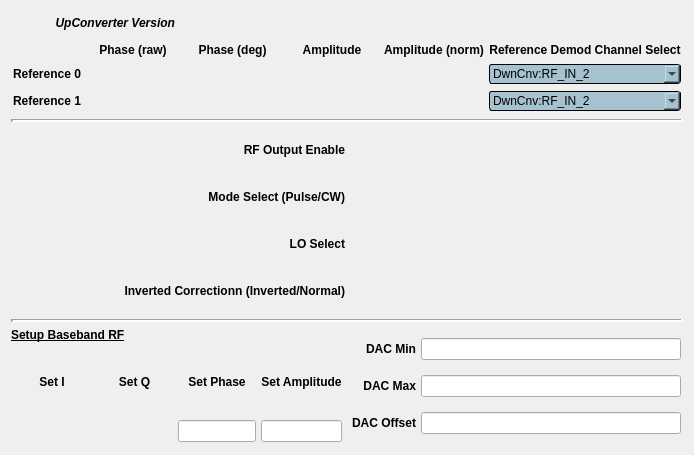
<?xml version="1.0" encoding="UTF-8"?>
<ui version="4.0">
 <class>Form</class>
 <widget class="QWidget" name="Form">
  <property name="geometry">
   <rect>
    <x>0</x>
    <y>0</y>
    <width>694</width>
    <height>455</height>
   </rect>
  </property>
  <property name="windowTitle">
   <string>RF DAC Out - ${DEVICE}</string>
  </property>
  <layout class="QGridLayout" name="gridLayout_5">
   <item row="5" column="0">
    <widget class="QLabel" name="label_13">
     <property name="font">
      <font>
       <weight>75</weight>
       <italic>false</italic>
       <bold>true</bold>
       <underline>true</underline>
      </font>
     </property>
     <property name="text">
      <string>Setup Baseband RF</string>
     </property>
    </widget>
   </item>
   <item row="6" column="0">
    <layout class="QGridLayout" name="gridLayout_3">
     <property name="leftMargin">
      <number>2</number>
     </property>
     <property name="topMargin">
      <number>2</number>
     </property>
     <property name="rightMargin">
      <number>2</number>
     </property>
     <property name="bottomMargin">
      <number>2</number>
     </property>
     <property name="horizontalSpacing">
      <number>5</number>
     </property>
     <property name="verticalSpacing">
      <number>7</number>
     </property>
     <item row="0" column="0">
      <widget class="QLabel" name="label_14">
       <property name="font">
        <font>
         <weight>75</weight>
         <bold>true</bold>
        </font>
       </property>
       <property name="text">
        <string>Set I</string>
       </property>
       <property name="alignment">
        <set>Qt::AlignCenter</set>
       </property>
      </widget>
     </item>
     <item row="0" column="1">
      <widget class="QLabel" name="label_15">
       <property name="font">
        <font>
         <weight>75</weight>
         <bold>true</bold>
        </font>
       </property>
       <property name="text">
        <string>Set Q</string>
       </property>
       <property name="alignment">
        <set>Qt::AlignCenter</set>
       </property>
      </widget>
     </item>
     <item row="0" column="2">
      <widget class="QLabel" name="label_16">
       <property name="font">
        <font>
         <weight>75</weight>
         <bold>true</bold>
        </font>
       </property>
       <property name="text">
        <string>Set Phase</string>
       </property>
       <property name="alignment">
        <set>Qt::AlignCenter</set>
       </property>
      </widget>
     </item>
     <item row="0" column="3">
      <widget class="QLabel" name="label_17">
       <property name="font">
        <font>
         <weight>75</weight>
         <bold>true</bold>
        </font>
       </property>
       <property name="text">
        <string>Set Amplitude</string>
       </property>
       <property name="alignment">
        <set>Qt::AlignCenter</set>
       </property>
      </widget>
     </item>
     <item row="1" column="0">
      <widget class="PyDMLabel" name="PyDMLabel_10">
       <property name="sizePolicy">
        <sizepolicy hsizetype="Preferred" vsizetype="Preferred">
         <horstretch>1</horstretch>
         <verstretch>1</verstretch>
        </sizepolicy>
       </property>
       <property name="toolTip">
        <string/>
       </property>
       <property name="alignment">
        <set>Qt::AlignCenter</set>
       </property>
       <property name="channel" stdset="0">
        <string>ca://${DEVICE}:BASEBAND_I</string>
       </property>
       <property name="displayFormat" stdset="0">
        <enum>PyDMLabel::Hex</enum>
       </property>
      </widget>
     </item>
     <item row="1" column="1">
      <widget class="PyDMLabel" name="PyDMLabel_11">
       <property name="sizePolicy">
        <sizepolicy hsizetype="Preferred" vsizetype="Preferred">
         <horstretch>1</horstretch>
         <verstretch>1</verstretch>
        </sizepolicy>
       </property>
       <property name="toolTip">
        <string/>
       </property>
       <property name="alignment">
        <set>Qt::AlignCenter</set>
       </property>
       <property name="channel" stdset="0">
        <string>ca://${DEVICE}:BASEBAND_Q</string>
       </property>
      </widget>
     </item>
     <item row="1" column="2">
      <widget class="PyDMLineEdit" name="PyDMLineEdit_3">
       <property name="sizePolicy">
        <sizepolicy hsizetype="Expanding" vsizetype="Fixed">
         <horstretch>1</horstretch>
         <verstretch>1</verstretch>
        </sizepolicy>
       </property>
       <property name="toolTip">
        <string/>
       </property>
       <property name="alignment">
        <set>Qt::AlignCenter</set>
       </property>
       <property name="channel" stdset="0">
        <string>ca://${DEVICE}:BASEBAND_PHASE</string>
       </property>
      </widget>
     </item>
     <item row="1" column="3">
      <widget class="PyDMLineEdit" name="PyDMLineEdit_4">
       <property name="sizePolicy">
        <sizepolicy hsizetype="Expanding" vsizetype="Fixed">
         <horstretch>1</horstretch>
         <verstretch>1</verstretch>
        </sizepolicy>
       </property>
       <property name="toolTip">
        <string/>
       </property>
       <property name="alignment">
        <set>Qt::AlignCenter</set>
       </property>
       <property name="channel" stdset="0">
        <string>ca://${DEVICE}:BASEBAND_AMPL</string>
       </property>
      </widget>
     </item>
    </layout>
   </item>
   <item row="5" column="1" rowspan="2">
    <layout class="QGridLayout" name="gridLayout_4">
     <property name="leftMargin">
      <number>2</number>
     </property>
     <property name="topMargin">
      <number>2</number>
     </property>
     <property name="rightMargin">
      <number>2</number>
     </property>
     <property name="bottomMargin">
      <number>2</number>
     </property>
     <property name="horizontalSpacing">
      <number>5</number>
     </property>
     <property name="verticalSpacing">
      <number>7</number>
     </property>
     <item row="0" column="0">
      <widget class="QLabel" name="label_18">
       <property name="font">
        <font>
         <weight>75</weight>
         <bold>true</bold>
        </font>
       </property>
       <property name="text">
        <string>DAC Min</string>
       </property>
       <property name="alignment">
        <set>Qt::AlignRight|Qt::AlignTrailing|Qt::AlignVCenter</set>
       </property>
      </widget>
     </item>
     <item row="0" column="1">
      <widget class="PyDMLineEdit" name="PyDMLineEdit_5">
       <property name="toolTip">
        <string/>
       </property>
       <property name="alignment">
        <set>Qt::AlignCenter</set>
       </property>
       <property name="channel" stdset="0">
        <string>ca://${DEVICE}:RFDACMIN</string>
       </property>
      </widget>
     </item>
     <item row="1" column="0">
      <widget class="QLabel" name="label_20">
       <property name="font">
        <font>
         <weight>75</weight>
         <bold>true</bold>
        </font>
       </property>
       <property name="text">
        <string>DAC Max</string>
       </property>
       <property name="alignment">
        <set>Qt::AlignRight|Qt::AlignTrailing|Qt::AlignVCenter</set>
       </property>
      </widget>
     </item>
     <item row="1" column="1">
      <widget class="PyDMLineEdit" name="PyDMLineEdit_6">
       <property name="toolTip">
        <string/>
       </property>
       <property name="alignment">
        <set>Qt::AlignCenter</set>
       </property>
       <property name="channel" stdset="0">
        <string>ca://${DEVICE}:RFDACMAX</string>
       </property>
      </widget>
     </item>
     <item row="2" column="0">
      <widget class="QLabel" name="label_19">
       <property name="font">
        <font>
         <weight>75</weight>
         <bold>true</bold>
        </font>
       </property>
       <property name="text">
        <string>DAC Offset</string>
       </property>
       <property name="alignment">
        <set>Qt::AlignRight|Qt::AlignTrailing|Qt::AlignVCenter</set>
       </property>
      </widget>
     </item>
     <item row="2" column="1">
      <widget class="PyDMLineEdit" name="PyDMLineEdit_7">
       <property name="toolTip">
        <string/>
       </property>
       <property name="alignment">
        <set>Qt::AlignCenter</set>
       </property>
       <property name="channel" stdset="0">
        <string>ca://${DEVICE}:RFDACOFFSET</string>
       </property>
      </widget>
     </item>
    </layout>
   </item>
   <item row="1" column="0" colspan="2">
    <layout class="QGridLayout" name="gridLayout">
     <property name="leftMargin">
      <number>2</number>
     </property>
     <property name="topMargin">
      <number>2</number>
     </property>
     <property name="rightMargin">
      <number>2</number>
     </property>
     <property name="bottomMargin">
      <number>2</number>
     </property>
     <property name="horizontalSpacing">
      <number>5</number>
     </property>
     <property name="verticalSpacing">
      <number>7</number>
     </property>
     <item row="1" column="0">
      <widget class="QLabel" name="label_2">
       <property name="font">
        <font>
         <weight>75</weight>
         <bold>true</bold>
        </font>
       </property>
       <property name="text">
        <string>Reference 0</string>
       </property>
      </widget>
     </item>
     <item row="1" column="4">
      <widget class="PyDMLabel" name="PyDMLabel_8">
       <property name="toolTip">
        <string/>
       </property>
       <property name="alignment">
        <set>Qt::AlignCenter</set>
       </property>
       <property name="channel" stdset="0">
        <string>ca://${DEVICE}:REF_AMPL0</string>
       </property>
      </widget>
     </item>
     <item row="0" column="4">
      <widget class="QLabel" name="label_7">
       <property name="sizePolicy">
        <sizepolicy hsizetype="Preferred" vsizetype="Preferred">
         <horstretch>1</horstretch>
         <verstretch>0</verstretch>
        </sizepolicy>
       </property>
       <property name="font">
        <font>
         <weight>75</weight>
         <bold>true</bold>
        </font>
       </property>
       <property name="text">
        <string>Amplitude (norm)</string>
       </property>
       <property name="alignment">
        <set>Qt::AlignCenter</set>
       </property>
      </widget>
     </item>
     <item row="4" column="1">
      <widget class="PyDMLabel" name="PyDMLabel_3">
       <property name="toolTip">
        <string/>
       </property>
       <property name="alignment">
        <set>Qt::AlignCenter</set>
       </property>
       <property name="channel" stdset="0">
        <string>ca://${DEVICE}:REF_PHASERAW1</string>
       </property>
       <property name="displayFormat" stdset="0">
        <enum>PyDMLabel::Hex</enum>
       </property>
      </widget>
     </item>
     <item row="4" column="2">
      <widget class="PyDMLabel" name="PyDMLabel_5">
       <property name="toolTip">
        <string/>
       </property>
       <property name="alignment">
        <set>Qt::AlignCenter</set>
       </property>
       <property name="channel" stdset="0">
        <string>ca://${DEVICE}:REF_PHASE1</string>
       </property>
      </widget>
     </item>
     <item row="1" column="2">
      <widget class="PyDMLabel" name="PyDMLabel_4">
       <property name="toolTip">
        <string/>
       </property>
       <property name="alignment">
        <set>Qt::AlignCenter</set>
       </property>
       <property name="channel" stdset="0">
        <string>ca://${DEVICE}:REF_PHASE0</string>
       </property>
      </widget>
     </item>
     <item row="4" column="0">
      <widget class="QLabel" name="label_3">
       <property name="font">
        <font>
         <weight>75</weight>
         <bold>true</bold>
        </font>
       </property>
       <property name="text">
        <string>Reference 1</string>
       </property>
      </widget>
     </item>
     <item row="4" column="4">
      <widget class="PyDMLabel" name="PyDMLabel_9">
       <property name="toolTip">
        <string/>
       </property>
       <property name="alignment">
        <set>Qt::AlignCenter</set>
       </property>
       <property name="channel" stdset="0">
        <string>ca://${DEVICE}:REF_AMPL1</string>
       </property>
      </widget>
     </item>
     <item row="1" column="1">
      <widget class="PyDMLabel" name="PyDMLabel_2">
       <property name="toolTip">
        <string/>
       </property>
       <property name="alignment">
        <set>Qt::AlignCenter</set>
       </property>
       <property name="channel" stdset="0">
        <string>ca://${DEVICE}:REF_PHASERAW0</string>
       </property>
       <property name="displayFormat" stdset="0">
        <enum>PyDMLabel::Hex</enum>
       </property>
      </widget>
     </item>
     <item row="1" column="3">
      <widget class="PyDMLabel" name="PyDMLabel_6">
       <property name="toolTip">
        <string/>
       </property>
       <property name="alignment">
        <set>Qt::AlignCenter</set>
       </property>
       <property name="channel" stdset="0">
        <string>ca://${DEVICE}:REF_AMPLRAW0</string>
       </property>
       <property name="displayFormat" stdset="0">
        <enum>PyDMLabel::Hex</enum>
       </property>
      </widget>
     </item>
     <item row="4" column="3">
      <widget class="PyDMLabel" name="PyDMLabel_7">
       <property name="toolTip">
        <string/>
       </property>
       <property name="alignment">
        <set>Qt::AlignCenter</set>
       </property>
       <property name="channel" stdset="0">
        <string>ca://${DEVICE}:REF_AMPLRAW1</string>
       </property>
       <property name="displayFormat" stdset="0">
        <enum>PyDMLabel::Hex</enum>
       </property>
      </widget>
     </item>
     <item row="0" column="5">
      <widget class="QLabel" name="label_8">
       <property name="sizePolicy">
        <sizepolicy hsizetype="Preferred" vsizetype="Preferred">
         <horstretch>1</horstretch>
         <verstretch>0</verstretch>
        </sizepolicy>
       </property>
       <property name="font">
        <font>
         <weight>75</weight>
         <bold>true</bold>
        </font>
       </property>
       <property name="text">
        <string>Reference Demod Channel Select</string>
       </property>
       <property name="alignment">
        <set>Qt::AlignCenter</set>
       </property>
      </widget>
     </item>
     <item row="0" column="1">
      <widget class="QLabel" name="label_4">
       <property name="sizePolicy">
        <sizepolicy hsizetype="Preferred" vsizetype="Preferred">
         <horstretch>1</horstretch>
         <verstretch>0</verstretch>
        </sizepolicy>
       </property>
       <property name="font">
        <font>
         <weight>75</weight>
         <bold>true</bold>
        </font>
       </property>
       <property name="text">
        <string>Phase (raw)</string>
       </property>
       <property name="alignment">
        <set>Qt::AlignCenter</set>
       </property>
      </widget>
     </item>
     <item row="0" column="2">
      <widget class="QLabel" name="label_5">
       <property name="sizePolicy">
        <sizepolicy hsizetype="Preferred" vsizetype="Preferred">
         <horstretch>1</horstretch>
         <verstretch>0</verstretch>
        </sizepolicy>
       </property>
       <property name="font">
        <font>
         <weight>75</weight>
         <bold>true</bold>
        </font>
       </property>
       <property name="text">
        <string>Phase (deg)</string>
       </property>
       <property name="alignment">
        <set>Qt::AlignCenter</set>
       </property>
      </widget>
     </item>
     <item row="0" column="3">
      <widget class="QLabel" name="label_6">
       <property name="sizePolicy">
        <sizepolicy hsizetype="Preferred" vsizetype="Preferred">
         <horstretch>1</horstretch>
         <verstretch>0</verstretch>
        </sizepolicy>
       </property>
       <property name="font">
        <font>
         <weight>75</weight>
         <bold>true</bold>
        </font>
       </property>
       <property name="text">
        <string>Amplitude</string>
       </property>
       <property name="alignment">
        <set>Qt::AlignCenter</set>
       </property>
      </widget>
     </item>
     <item row="1" column="5">
      <widget class="PyDMEnumComboBox" name="PyDMEnumComboBox">
       <property name="toolTip">
        <string/>
       </property>
       <property name="styleSheet">
        <string notr="true">/* Color of the selected list item. */
QComboBox::item:selected {
    border: 1px solid transparent;
    background: rgb(85,225,255);
}
QComboBox {
  	background-color: #a6c2ce;
    border: 1px solid black;
    border-radius: 3px;
    padding: 1px 18px 1px 3px;
    min-width: 6em;
}</string>
       </property>
       <property name="channel" stdset="0">
        <string>ca://${DEVICE}:REF_SELECT0</string>
       </property>
       <item>
        <property name="text">
         <string>DwnCnv:RF_IN_2</string>
        </property>
       </item>
       <item>
        <property name="text">
         <string>DwnCnv:RF_IN_1</string>
        </property>
       </item>
       <item>
        <property name="text">
         <string>DwnCnv:RF_IN_4</string>
        </property>
       </item>
       <item>
        <property name="text">
         <string>DwnCnv:RF_IN_3</string>
        </property>
       </item>
       <item>
        <property name="text">
         <string>DwnCnv:RF_IN_6</string>
        </property>
       </item>
       <item>
        <property name="text">
         <string>DwnCnv:RF_IN_5</string>
        </property>
       </item>
       <item>
        <property name="text">
         <string>UpCnv:RF_IN_2</string>
        </property>
       </item>
       <item>
        <property name="text">
         <string>UpCnv:RF_IN_1</string>
        </property>
       </item>
       <item>
        <property name="text">
         <string>UpCnv:RF_IN_3</string>
        </property>
       </item>
       <item>
        <property name="text">
         <string>UpCnv:RF_OUT_MON</string>
        </property>
       </item>
       <item>
        <property name="text">
         <string>UpCnv:TRIG_MON</string>
        </property>
       </item>
       <item>
        <property name="text">
         <string>UpCnv:DC_IN_1</string>
        </property>
       </item>
      </widget>
     </item>
     <item row="4" column="5">
      <widget class="PyDMEnumComboBox" name="PyDMEnumComboBox_2">
       <property name="toolTip">
        <string/>
       </property>
       <property name="styleSheet">
        <string notr="true">/* Color of the selected list item. */
QComboBox::item:selected {
    border: 1px solid transparent;
    background: rgb(85,225,255);
}
QComboBox {
  	background-color: #a6c2ce;
    border: 1px solid black;
    border-radius: 3px;
    padding: 1px 18px 1px 3px;
    min-width: 6em;
}</string>
       </property>
       <property name="channel" stdset="0">
        <string>ca://${DEVICE}:REF_SELECT1</string>
       </property>
       <item>
        <property name="text">
         <string>DwnCnv:RF_IN_2</string>
        </property>
       </item>
       <item>
        <property name="text">
         <string>DwnCnv:RF_IN_1</string>
        </property>
       </item>
       <item>
        <property name="text">
         <string>DwnCnv:RF_IN_4</string>
        </property>
       </item>
       <item>
        <property name="text">
         <string>DwnCnv:RF_IN_3</string>
        </property>
       </item>
       <item>
        <property name="text">
         <string>DwnCnv:RF_IN_6</string>
        </property>
       </item>
       <item>
        <property name="text">
         <string>DwnCnv:RF_IN_5</string>
        </property>
       </item>
       <item>
        <property name="text">
         <string>UpCnv:RF_IN_2</string>
        </property>
       </item>
       <item>
        <property name="text">
         <string>UpCnv:RF_IN_1</string>
        </property>
       </item>
       <item>
        <property name="text">
         <string>UpCnv:RF_IN_3</string>
        </property>
       </item>
       <item>
        <property name="text">
         <string>UpCnv:RF_OUT_MON</string>
        </property>
       </item>
       <item>
        <property name="text">
         <string>UpCnv:TRIG_MON</string>
        </property>
       </item>
       <item>
        <property name="text">
         <string>UPCnv:DC_IN_1</string>
        </property>
       </item>
      </widget>
     </item>
    </layout>
   </item>
   <item row="0" column="0">
    <layout class="QHBoxLayout" name="horizontalLayout">
     <property name="leftMargin">
      <number>2</number>
     </property>
     <property name="topMargin">
      <number>2</number>
     </property>
     <property name="rightMargin">
      <number>2</number>
     </property>
     <property name="bottomMargin">
      <number>2</number>
     </property>
     <item>
      <widget class="QLabel" name="label">
       <property name="font">
        <font>
         <weight>75</weight>
         <italic>true</italic>
         <bold>true</bold>
        </font>
       </property>
       <property name="text">
        <string>UpConverter Version</string>
       </property>
       <property name="alignment">
        <set>Qt::AlignRight|Qt::AlignTrailing|Qt::AlignVCenter</set>
       </property>
      </widget>
     </item>
     <item>
      <widget class="PyDMLabel" name="PyDMLabel">
       <property name="sizePolicy">
        <sizepolicy hsizetype="Preferred" vsizetype="Minimum">
         <horstretch>0</horstretch>
         <verstretch>0</verstretch>
        </sizepolicy>
       </property>
       <property name="minimumSize">
        <size>
         <width>0</width>
         <height>20</height>
        </size>
       </property>
       <property name="toolTip">
        <string/>
       </property>
       <property name="channel" stdset="0">
        <string>ca://${DEVICE}:UCNV_VER</string>
       </property>
       <property name="displayFormat" stdset="0">
        <enum>PyDMLabel::Hex</enum>
       </property>
      </widget>
     </item>
    </layout>
   </item>
   <item row="2" column="0" colspan="2">
    <widget class="Line" name="line">
     <property name="lineWidth">
      <number>3</number>
     </property>
     <property name="orientation">
      <enum>Qt::Horizontal</enum>
     </property>
    </widget>
   </item>
   <item row="4" column="0" colspan="2">
    <widget class="Line" name="line_2">
     <property name="lineWidth">
      <number>3</number>
     </property>
     <property name="orientation">
      <enum>Qt::Horizontal</enum>
     </property>
    </widget>
   </item>
   <item row="3" column="0" colspan="2">
    <layout class="QGridLayout" name="gridLayout_2">
     <property name="leftMargin">
      <number>2</number>
     </property>
     <property name="topMargin">
      <number>2</number>
     </property>
     <property name="rightMargin">
      <number>2</number>
     </property>
     <property name="bottomMargin">
      <number>2</number>
     </property>
     <property name="horizontalSpacing">
      <number>5</number>
     </property>
     <property name="verticalSpacing">
      <number>7</number>
     </property>
     <item row="0" column="0">
      <widget class="QLabel" name="label_9">
       <property name="font">
        <font>
         <weight>75</weight>
         <bold>true</bold>
        </font>
       </property>
       <property name="styleSheet">
        <string notr="true"/>
       </property>
       <property name="text">
        <string>RF Output Enable</string>
       </property>
       <property name="alignment">
        <set>Qt::AlignRight|Qt::AlignTrailing|Qt::AlignVCenter</set>
       </property>
      </widget>
     </item>
     <item row="0" column="1">
      <widget class="PyDMEnumButton" name="PyDMEnumButton">
       <property name="sizePolicy">
        <sizepolicy hsizetype="Preferred" vsizetype="Maximum">
         <horstretch>0</horstretch>
         <verstretch>0</verstretch>
        </sizepolicy>
       </property>
       <property name="minimumSize">
        <size>
         <width>0</width>
         <height>40</height>
        </size>
       </property>
       <property name="toolTip">
        <string/>
       </property>
       <property name="channel" stdset="0">
        <string>ca://${DEVICE}:RF_ENABLE</string>
       </property>
       <property name="orientation" stdset="0">
        <enum>Qt::Horizontal</enum>
       </property>
       <property name="marginTop" stdset="0">
        <number>0</number>
       </property>
       <property name="marginBottom" stdset="0">
        <number>0</number>
       </property>
       <property name="marginLeft" stdset="0">
        <number>0</number>
       </property>
       <property name="marginRight" stdset="0">
        <number>0</number>
       </property>
       <property name="horizontalSpacing" stdset="0">
        <number>0</number>
       </property>
       <property name="verticalSpacing" stdset="0">
        <number>0</number>
       </property>
      </widget>
     </item>
     <item row="1" column="0">
      <widget class="QLabel" name="label_10">
       <property name="font">
        <font>
         <weight>75</weight>
         <bold>true</bold>
        </font>
       </property>
       <property name="styleSheet">
        <string notr="true"/>
       </property>
       <property name="text">
        <string>Mode Select (Pulse/CW)</string>
       </property>
       <property name="alignment">
        <set>Qt::AlignRight|Qt::AlignTrailing|Qt::AlignVCenter</set>
       </property>
      </widget>
     </item>
     <item row="1" column="1">
      <widget class="PyDMEnumButton" name="PyDMEnumButton_2">
       <property name="sizePolicy">
        <sizepolicy hsizetype="Preferred" vsizetype="Maximum">
         <horstretch>0</horstretch>
         <verstretch>0</verstretch>
        </sizepolicy>
       </property>
       <property name="minimumSize">
        <size>
         <width>0</width>
         <height>40</height>
        </size>
       </property>
       <property name="toolTip">
        <string/>
       </property>
       <property name="channel" stdset="0">
        <string>ca://${DEVICE}:RF_MODE</string>
       </property>
       <property name="orientation" stdset="0">
        <enum>Qt::Horizontal</enum>
       </property>
       <property name="marginTop" stdset="0">
        <number>0</number>
       </property>
       <property name="marginBottom" stdset="0">
        <number>0</number>
       </property>
       <property name="marginLeft" stdset="0">
        <number>0</number>
       </property>
       <property name="marginRight" stdset="0">
        <number>0</number>
       </property>
       <property name="horizontalSpacing" stdset="0">
        <number>0</number>
       </property>
       <property name="verticalSpacing" stdset="0">
        <number>0</number>
       </property>
      </widget>
     </item>
     <item row="2" column="0">
      <widget class="QLabel" name="label_11">
       <property name="font">
        <font>
         <weight>75</weight>
         <bold>true</bold>
        </font>
       </property>
       <property name="styleSheet">
        <string notr="true"/>
       </property>
       <property name="text">
        <string>LO Select</string>
       </property>
       <property name="alignment">
        <set>Qt::AlignRight|Qt::AlignTrailing|Qt::AlignVCenter</set>
       </property>
      </widget>
     </item>
     <item row="2" column="1">
      <widget class="PyDMEnumButton" name="PyDMEnumButton_3">
       <property name="sizePolicy">
        <sizepolicy hsizetype="Preferred" vsizetype="Maximum">
         <horstretch>0</horstretch>
         <verstretch>0</verstretch>
        </sizepolicy>
       </property>
       <property name="minimumSize">
        <size>
         <width>0</width>
         <height>40</height>
        </size>
       </property>
       <property name="toolTip">
        <string/>
       </property>
       <property name="channel" stdset="0">
        <string>ca://${DEVICE}:LO_SELECT</string>
       </property>
       <property name="orientation" stdset="0">
        <enum>Qt::Horizontal</enum>
       </property>
       <property name="marginTop" stdset="0">
        <number>0</number>
       </property>
       <property name="marginBottom" stdset="0">
        <number>0</number>
       </property>
       <property name="marginLeft" stdset="0">
        <number>0</number>
       </property>
       <property name="marginRight" stdset="0">
        <number>0</number>
       </property>
       <property name="horizontalSpacing" stdset="0">
        <number>0</number>
       </property>
       <property name="verticalSpacing" stdset="0">
        <number>0</number>
       </property>
      </widget>
     </item>
     <item row="3" column="0">
      <widget class="QLabel" name="label_12">
       <property name="font">
        <font>
         <weight>75</weight>
         <bold>true</bold>
        </font>
       </property>
       <property name="styleSheet">
        <string notr="true"/>
       </property>
       <property name="text">
        <string>Inverted Correctionn (Inverted/Normal)</string>
       </property>
       <property name="alignment">
        <set>Qt::AlignRight|Qt::AlignTrailing|Qt::AlignVCenter</set>
       </property>
      </widget>
     </item>
     <item row="3" column="1">
      <widget class="PyDMEnumButton" name="PyDMEnumButton_4">
       <property name="sizePolicy">
        <sizepolicy hsizetype="Preferred" vsizetype="Maximum">
         <horstretch>0</horstretch>
         <verstretch>0</verstretch>
        </sizepolicy>
       </property>
       <property name="minimumSize">
        <size>
         <width>0</width>
         <height>40</height>
        </size>
       </property>
       <property name="toolTip">
        <string/>
       </property>
       <property name="channel" stdset="0">
        <string>ca://${DEVICE}:INVREFCORRECTION</string>
       </property>
       <property name="orientation" stdset="0">
        <enum>Qt::Horizontal</enum>
       </property>
       <property name="marginTop" stdset="0">
        <number>0</number>
       </property>
       <property name="marginBottom" stdset="0">
        <number>0</number>
       </property>
       <property name="marginLeft" stdset="0">
        <number>0</number>
       </property>
       <property name="marginRight" stdset="0">
        <number>0</number>
       </property>
       <property name="horizontalSpacing" stdset="0">
        <number>0</number>
       </property>
       <property name="verticalSpacing" stdset="0">
        <number>0</number>
       </property>
      </widget>
     </item>
    </layout>
   </item>
  </layout>
 </widget>
 <customwidgets>
  <customwidget>
   <class>PyDMLabel</class>
   <extends>QLabel</extends>
   <header>pydm.widgets.label</header>
  </customwidget>
  <customwidget>
   <class>PyDMEnumButton</class>
   <extends>QWidget</extends>
   <header>pydm.widgets.enum_button</header>
  </customwidget>
  <customwidget>
   <class>PyDMEnumComboBox</class>
   <extends>QComboBox</extends>
   <header>pydm.widgets.enum_combo_box</header>
  </customwidget>
  <customwidget>
   <class>PyDMLineEdit</class>
   <extends>QLineEdit</extends>
   <header>pydm.widgets.line_edit</header>
  </customwidget>
 </customwidgets>
 <resources/>
 <connections/>
</ui>
